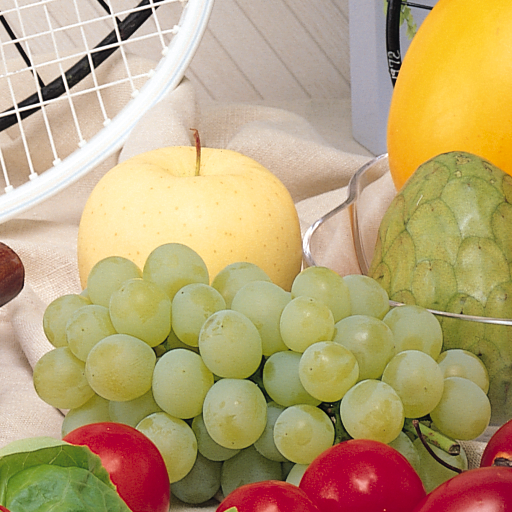
#> input picture Aula_4/fruits.png, 512 x 512 px
$ python script.py
#> lines starting #> are read from the running program, lines starting #| are printed output that depends on the picture
import cv2
import matplotlib.pyplot as plt

img = cv2.imread('fruits.png')
#> img is the input picture: shape (512, 512, 3); mean B, G, R 118.3, 163.3, 185.5
color = ('b', 'g', 'r')

for i,col in enumerate(color):
    hist = cv2.calcHist([img], [i], None, [256], [0, 256])
    plt.plot(hist,color=col)
    plt.xlim([0, 256])

plt.show()
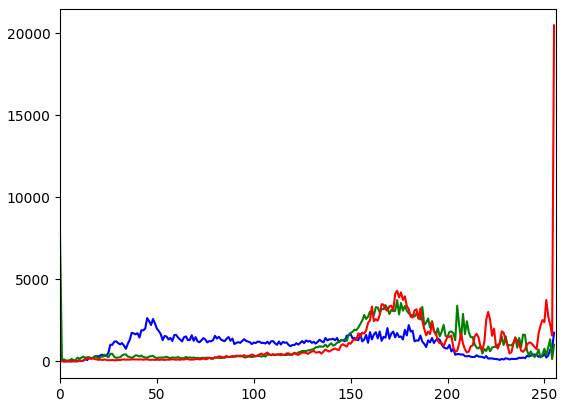
#> figure drawn by matplotlib, 1 panel; curve peaks at x = 45, y = 2640; curve peaks at x = 0, y = 7730; curve peaks at x = 255, y = 20470

#teste = cv2.calcHist([img], [0], None, [256], [0, 256])

$ run again, with Aula_4/baboon.png copied over Aula_4/fruits.png
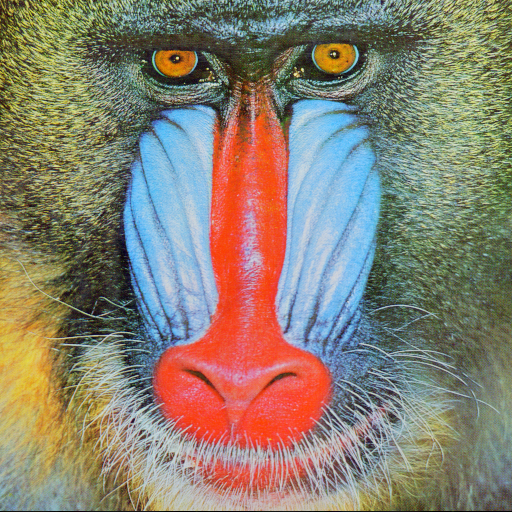
#> input picture Aula_4/baboon.png, 512 x 512 px
#> img is the input picture: shape (512, 512, 3); mean B, G, R 113.1, 128.9, 137.4
#> `plt.show()`:
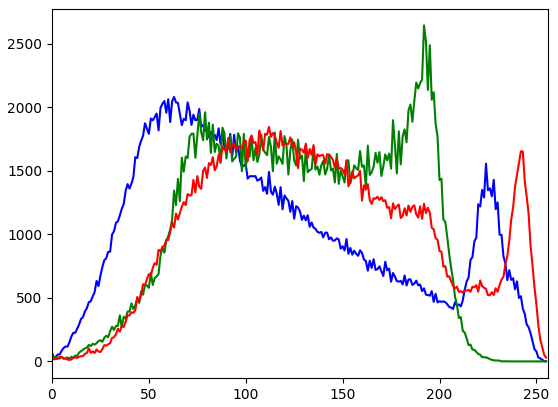
#> figure drawn by matplotlib, 1 panel; curve peaks at x = 63, y = 2081; curve peaks at x = 192, y = 2644; curve peaks at x = 112, y = 1845
